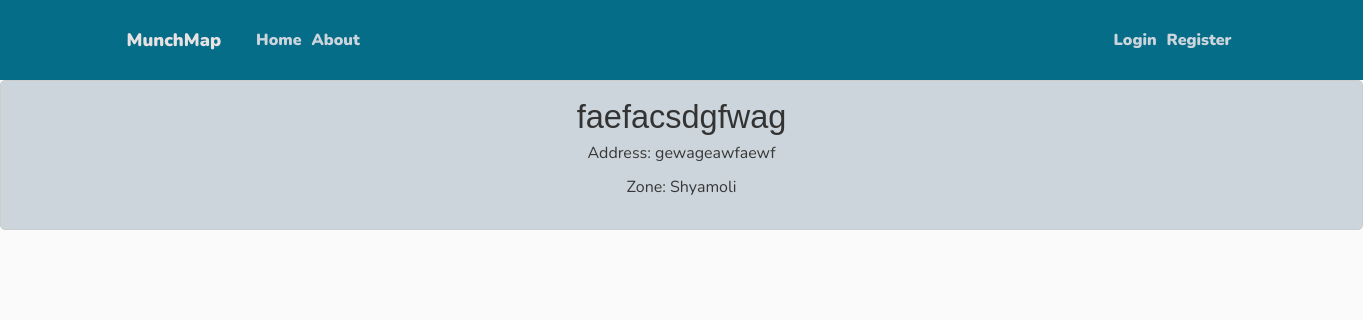
/restaurant/11, run on an earlier commit of the app's database.
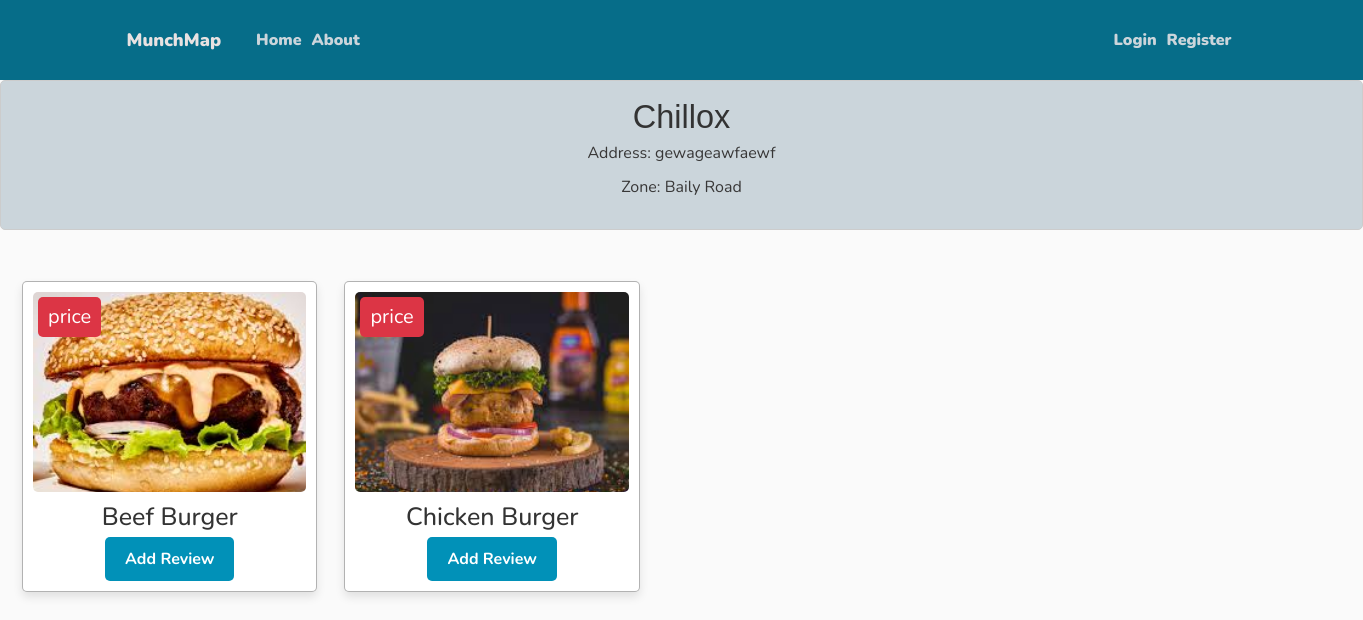
And on a later commit of the database.
### website/models.py (models this page shows, shortened)
class Restaurant(db.Model):
    id = db.Column(db.Integer, primary_key=True)
    name = db.Column(db.String(100), nullable=False)
    owner_id = db.Column(db.Integer, db.ForeignKey('user.id'), nullable=False)
    image_file = db.Column(db.String(20), nullable=False,
                           default='default.jpg')
    location = db.Column(db.String(100), nullable=False)
    description = db.Column(db.Text, nullable=False, default='No description')
    detail_location = db.Column(db.Text)
    rating = db.Column(db.Float, default=0.0)
    foods = db.relationship('Food', backref='belong_to', lazy=True)
    reviews = db.relationship(
        'RestaurantReview', backref='review_for', lazy=True)

class Food(db.Model):
    id = db.Column(db.Integer, primary_key=True)
    name = db.Column(db.String(100), nullable=False)
    restaurant_id = db.Column(db.Integer, db.ForeignKey(
        'restaurant.id'), nullable=False)
    image_file = db.Column(db.String(20), nullable=False,
                           default='default.jpg')
    rating = db.Column(db.Float, default=0.0)
    description = db.Column(db.Text, nullable=False, default='No description')
    reviews = db.relationship('FoodReview', backref='review_for', lazy=True)
    def __repr__(self):
        return f"Food('{self.name}', '{self.restaurant_id}')"

### website/restaurants/routes.py (the view)
@restaurants.route("/restaurant/<int:restaurant_id>")
def restaurant(restaurant_id):
    restaurant = Restaurant.query.get_or_404(restaurant_id)
    return render_template('restaurant.html', title=restaurant.name, foods=restaurant.foods, restaurant=restaurant)

### website/templates/restaurant.html (shortened to what this page needs)
<!DOCTYPE html>
<html>
  <head>
    <link
      rel="stylesheet"
      href="https://maxcdn.bootstrapcdn.com/bootstrap/4.0.0/css/bootstrap.min.css"
    />
    <link
      rel="stylesheet"
      href="https://cdnjs.cloudflare.com/ajax/libs/font-awesome/5.15.3/css/all.min.css"
    />
    <link
      rel="stylesheet"
      type="text/css"
      href="{{ url_for('static', filename='restaurant.css') }}"
    />
  </head>
  <body>
    <header class="site-header">
      <nav class="navbar navbar-expand-md navbar-dark bg-steel fixed-top">
        <div class="container">
          <a class="navbar-brand mr-8" href="/">MunchMap</a>
          <div class="collapse navbar-collapse" id="navbarToggle">
            <div class="navbar-nav mr-auto">
              <a class="nav-item nav-link" href="{{ url_for('main.home') }}"
                >Home</a
              >
              <a class="nav-item nav-link" href="{{ url_for('main.about') }}"
                >About</a
              >
            </div>
            <div class="navbar-nav">
              {% if current_user.is_authenticated %} {% if current_user ==
              restaurant.owner %}
              <a
                class="nav-item nav-link"
                href="{{ url_for('restaurants.update_restaurant', restaurant_id = restaurant.id) }}"
                >Update Restaurant</a
              >
              <a
                class="nav-item nav-link"
                href="{{ url_for('foods.new_food', restaurant_id = restaurant.id) }}"
                >Add Item</a
              >
              {% endif %}
              <a class="nav-item nav-link" href="{{ url_for('users.account') }}"
                >{{ current_user.username }}</a
              >
              <a class="nav-item nav-link" href="{{ url_for('users.logout') }}"
                >Logout</a
              >
              {% else %}
              <a class="nav-item nav-link" href="{{ url_for('users.login') }}"
                >Login</a
              >
              <a
                class="nav-item nav-link"
                href="{{ url_for('users.register') }}"
                >Register</a
              >
              {% endif %}
            </div>
          </div>
        </div>
      </nav>
    </header>
    <div class="restaurant-details">
      <h1>{{restaurant.name}}</h1>
      <p>Address: {{restaurant.detail_location}}</p>
      <p>Zone: {{restaurant.location}}</p>
    </div>
    <div class="row">
      <div class="col-md-10">
      </div>
    </div>
    <div class="box-container">
      {% for food in foods %}
      <div class="box">
        <button class="location-tag">price</button>
        <a href="{{ url_for('foods.food', food_id = food.id) }}">
          <img
            src="{{ url_for('static', filename='profile_pics/' + food.image_file) }}"
            alt=""
          />
        </a>
        <a
          href="{{ url_for('foods.food', food_id = food.id) }}"
          style="text-decoration: none"
          ><h3>{{ food.name }}</h3></a
        >
        <a href="{{ url_for('foods.food', food_id = food.id) }}" class="btn">
          Add Review
        </a>
      </div>
      {% endfor %}
    </div>
  </body>
</html>

What changed in the data, as far as the page shows it:
changed Restaurant "gewageawfaewf": name "faefacsdgfwag" → "Chillox"; location "Shyamoli" → "Baily Road"
added Food: image_file (placeholder picture), name "Beef Burger"
added Food: image_file (picture), name "Chicken Burger"
